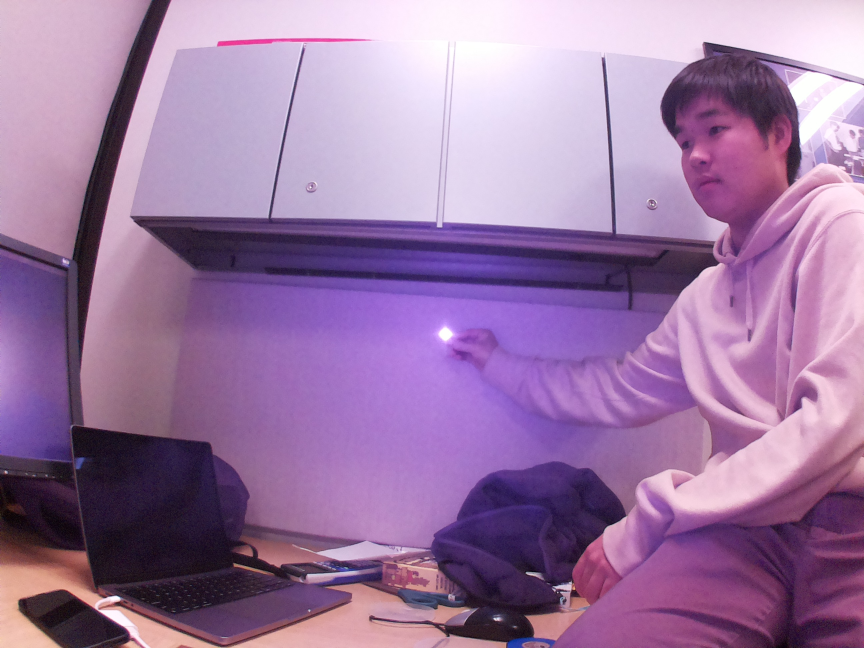
#> input picture image.jpg, 2592 x 1944 px (shown at 1/3 size)
$ python opencv_test.py
#> lines starting #> are read from the running program, lines starting #| are printed output that depends on the picture; after the words box and inside, x2 and y2 are one past the last pixel; in counts of white or black regions, pixels touching at a corner belong together
import cv2
import numpy as np

# Load image
image = cv2.imread("image.jpg")
#> image is the input picture: shape (1944, 2592, 3); mean B, G, R 162.2, 120.5, 156.1
height, width, _ = image.shape
#> height = 1944; width = 2592

# Convert to grayscale
gray = cv2.cvtColor(image, cv2.COLOR_BGR2GRAY)
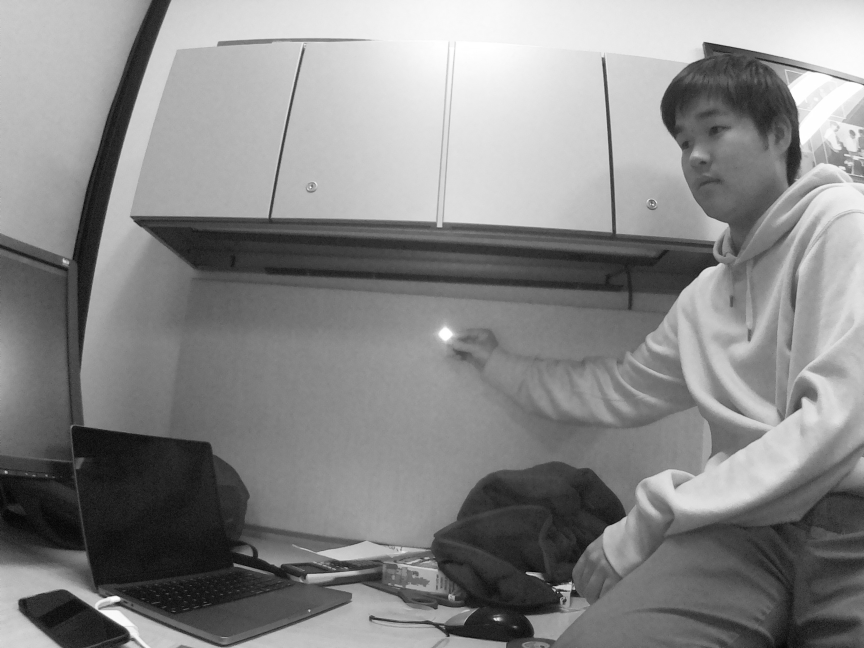
#> gray: shape (1944, 2592) (shown at 1/3 size); min 0, max 255, mean 135.9

# Apply Gaussian blur
blurred = cv2.GaussianBlur(gray, (5,5), 0)

# Apply thresholding
_, thresh = cv2.threshold(blurred, 245, 255, cv2.THRESH_BINARY)
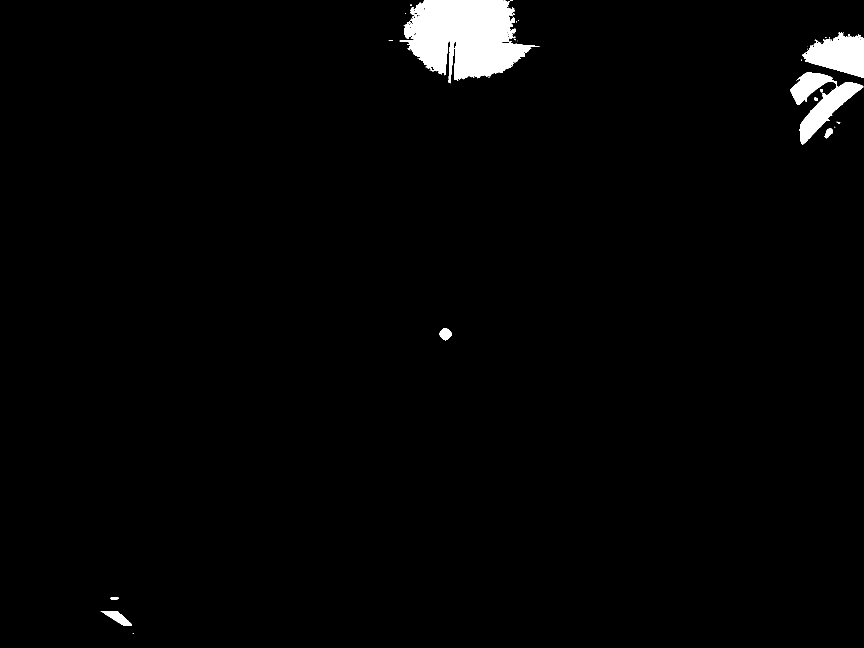
#> thresh: shape (1944, 2592) (shown at 1/3 size); 2% white; 39 white regions (27 under 20 px)

# Find contours
contours, _ = cv2.findContours(thresh, cv2.RETR_EXTERNAL, cv2.CHAIN_APPROX_SIMPLE)
#> contours = 39 contours, 29 with area under 20; largest, box (x1, y1, x2, y2) and area: (1199, 0, 1618, 250) 64346, (2372, 216, 2590, 434) 17072, (2407, 96, 2592, 234) 15298, (302, 1833, 396, 1877) 1646, (1319, 984, 1356, 1021) 867
for contour in contours:
    (x, y, w, h) = cv2.boundingRect(contour)
    #Ignore borders
    if 0 <= x <= int(0.1 * width) or int(0.9 * width) <= x <= width:
        continue
    if 0 <= y <= int(0.1 * height) or int(0.9 * height) <= y <= height:
        continue
    #Ignore small boxes (noise)
    if w < 25 or h < 25:
        continue
    cv2.rectangle(image, (x, y), (x + w, y + h), (0, 255, 0), 4)
    print("Location is", x, y, "\nSize is", w, h)
#> this loop made 39 passes
#> (x, y, w, h) on passes 2, 3, 4, 5, 7, 8, 9, 10, 11, 12, 13, 14: (302, 1833, 94, 44), (331, 1791, 26, 9), (1319, 984, 37, 37), (2474, 385, 25, 30), (2510, 365, 11, 7), (2442, 293, 12, 10), (2493, 268, 1, 1), (2461, 267, 8, 10), (2389, 238, 5, 4), (1465, 230, 4, 2), (2372, 216, 218, 218), (1310, 215, 1, 1)
#> (contour, x, y, w, h) on passes 1, 6, 16, 17, 18, 20: ([[399, 1900], [398, 1901], [400, 1901], [400, 1900]], 398, 1900, 3, 2), ([[2504, 380], [2504, 382], [2505, 381]], 2504, 380, 2, 3), ([[2404, 179], [2403, 180], [2405, 180], [2405, 179]], 2403, 179, 3, 2), ([[1253, 175], [1255, 175]], 1253, 175, 3, 1), ([[2423, 146], [2422, 147], [2423, 147]], 2422, 146, 2, 2), ([[2462, 126], [2463, 126]], 2462, 126, 2, 1)
#| Location is 1319 984
#| Size is 37 37

# Show result
cv2.imshow("Detected IR LED", image)
cv2.waitKey(0)
cv2.destroyAllWindows()

$ run again, with test.jpg copied over image.jpg
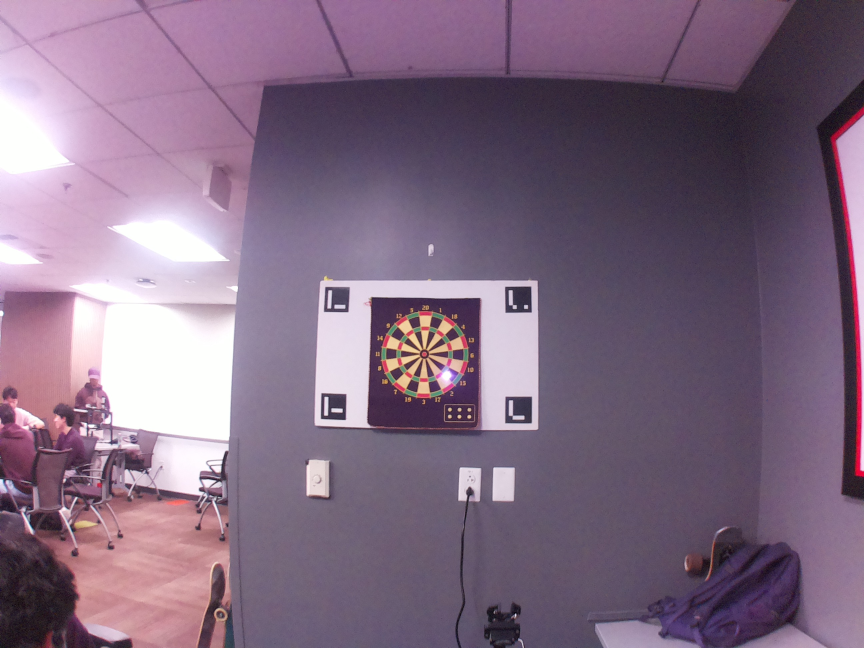
#> input picture test.jpg, 2592 x 1944 px (shown at 1/3 size)
#> image is the input picture: shape (1944, 2592, 3); mean B, G, R 130.2, 107.7, 129.8
#> `gray = cv2.cvtColor(image, cv2.COLOR_BGR2GRAY)`:
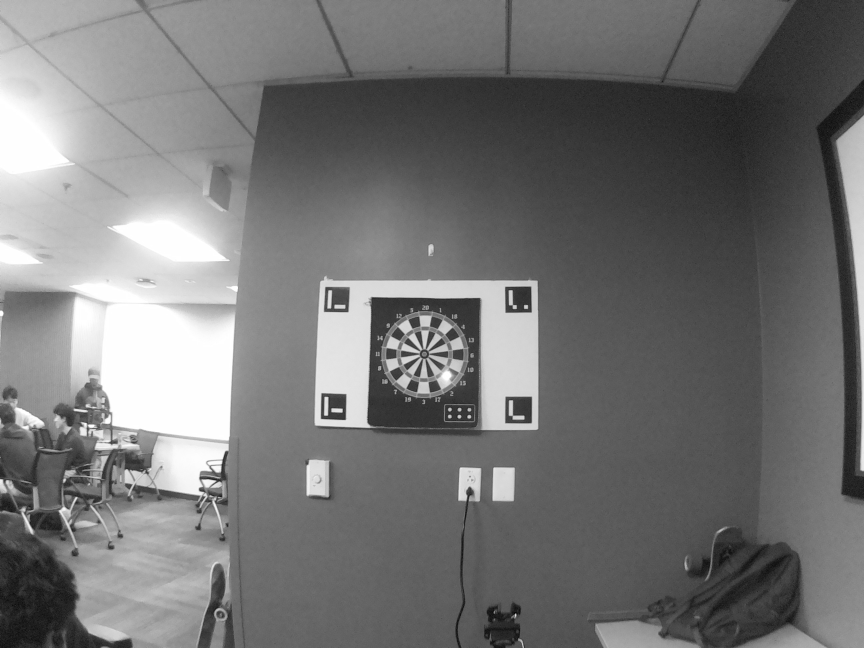
#> gray: shape (1944, 2592) (shown at 1/3 size); min 1, max 255, mean 116.9
#> `_, thresh = cv2.threshold(blurred, 245, 255, cv2.THRESH_BINARY)`:
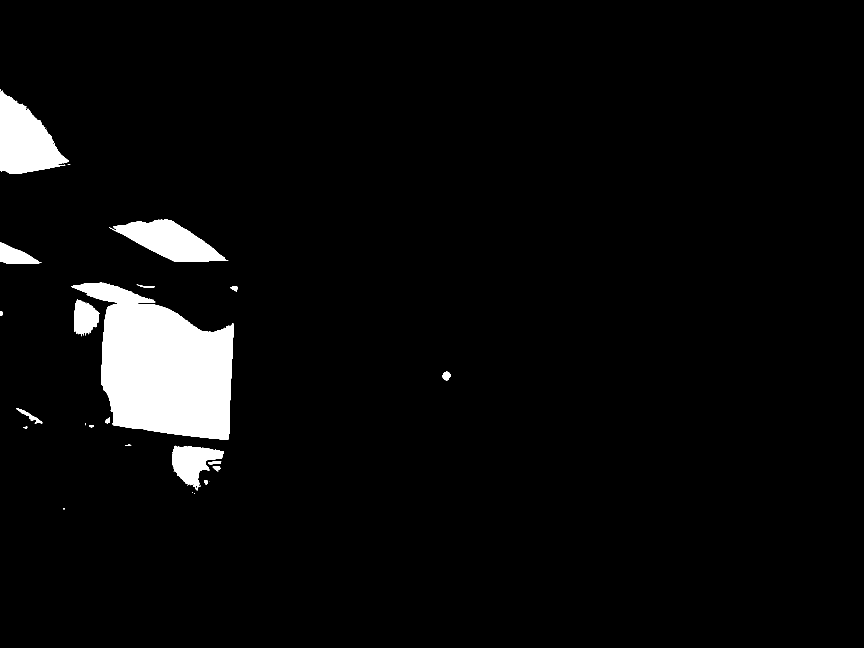
#> thresh: shape (1944, 2592) (shown at 1/3 size); 4.3% white; 34 white regions (15 under 20 px)
#> contours = 34 contours, 15 with area under 20; largest, box (x1, y1, x2, y2) and area: (304, 910, 701, 1320) 133126, (0, 272, 206, 522) 29955, (327, 659, 685, 785) 22563, (516, 1337, 672, 1472) 10620, (213, 848, 466, 909) 7636
#> the loop `for contour in contours:` made 34 passes
#> (x, y, w, h) on passes 1, 4, 5, 7, 8, 9, 10, 11: (190, 1525, 4, 3), (586, 1468, 1, 1), (585, 1463, 3, 4), (627, 1443, 1, 1), (612, 1442, 11, 13), (520, 1413, 1, 1), (638, 1399, 23, 15), (625, 1384, 39, 10)
#> (printed output is left out)

$ run again, with makersimg.jpeg copied over image.jpg
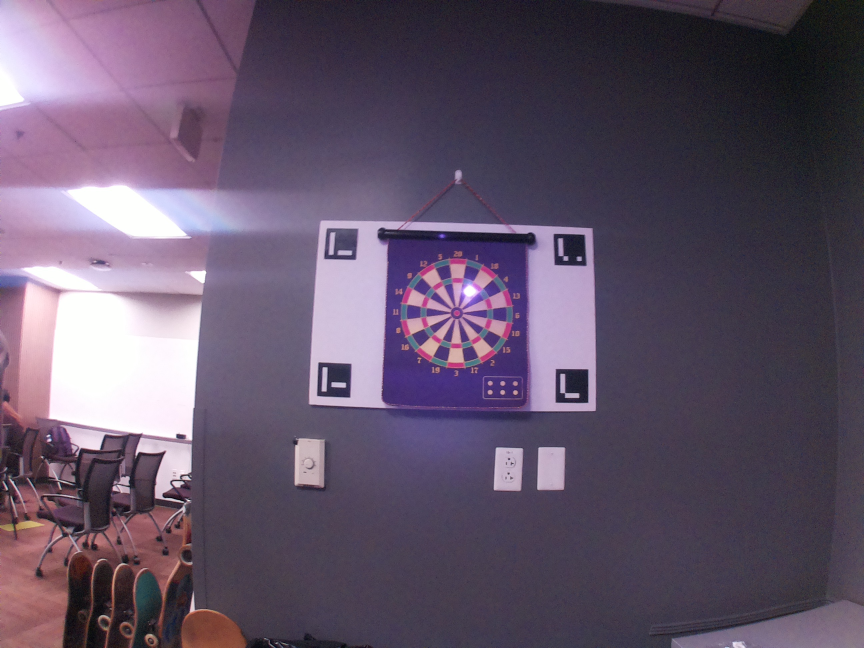
#> input picture makersimg.jpeg, 2592 x 1944 px (shown at 1/3 size)
#> image is the input picture: shape (1944, 2592, 3); mean B, G, R 105.2, 84.5, 98.9
#> `gray = cv2.cvtColor(image, cv2.COLOR_BGR2GRAY)`:
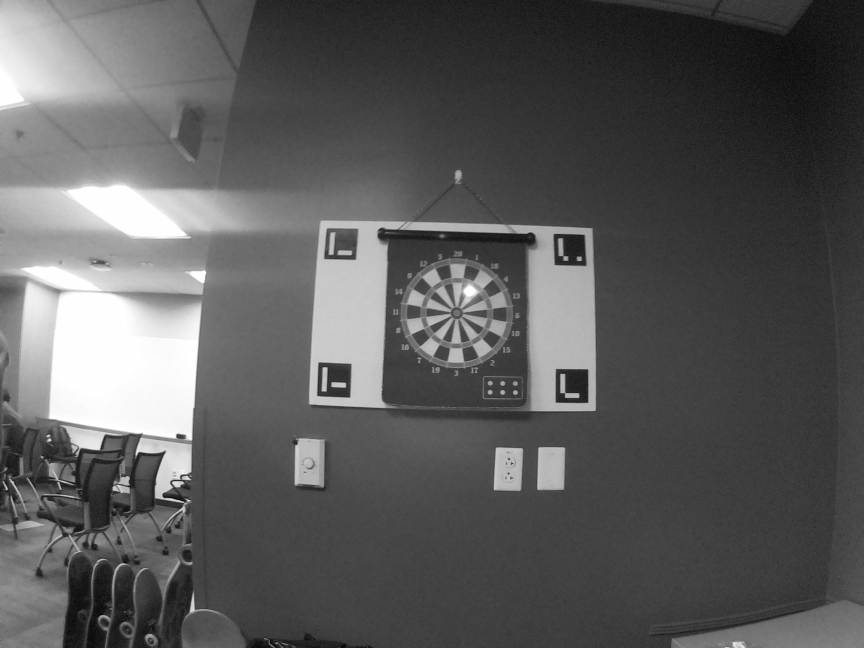
#> gray: shape (1944, 2592) (shown at 1/3 size); min 0, max 255, mean 91.2
#> `_, thresh = cv2.threshold(blurred, 245, 255, cv2.THRESH_BINARY)`:
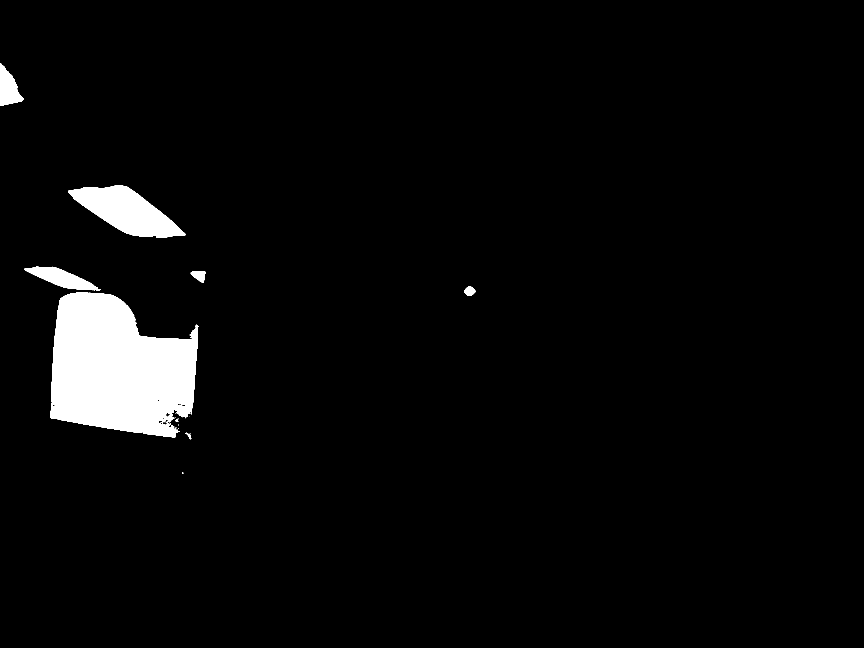
#> thresh: shape (1944, 2592) (shown at 1/3 size); 3.7% white; 17 white regions (9 under 20 px)
#> contours = 17 contours, 9 with area under 20; largest, box (x1, y1, x2, y2) and area: (150, 878, 595, 1312) 142270, (204, 557, 557, 713) 28568, (72, 800, 303, 871) 7172, (0, 189, 71, 317) 5094, (572, 813, 617, 848) 912, (1393, 858, 1426, 888) 636, (556, 1298, 574, 1318) 105, (526, 1256, 536, 1266) 31
#> the loop `for contour in contours:` made 17 passes
#> (x, y, w, h) on passes 3, 4, 6, 7, 9, 12, 13, 14: (556, 1298, 18, 20), (534, 1284, 3, 3), (482, 1266, 3, 3), (526, 1256, 10, 10), (567, 1250, 1, 1), (150, 878, 445, 434), (1393, 858, 33, 30), (572, 813, 45, 35)
#> (printed output is left out)
